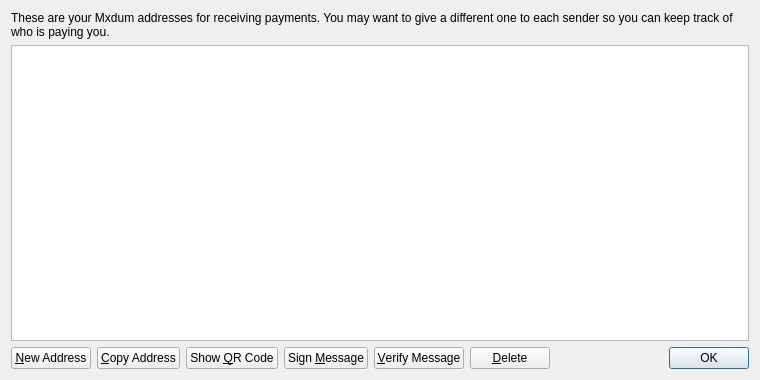
<?xml version="1.0" encoding="UTF-8"?>
<ui version="4.0">
 <class>AddressBookPage</class>
 <widget class="QWidget" name="AddressBookPage">
  <property name="geometry">
   <rect>
    <x>0</x>
    <y>0</y>
    <width>760</width>
    <height>380</height>
   </rect>
  </property>
  <property name="windowTitle">
   <string>Address Book</string>
  </property>
  <layout class="QVBoxLayout" name="verticalLayout">
   <item>
    <widget class="QLabel" name="labelExplanation">
     <property name="text">
      <string>These are your Mxdum addresses for receiving payments. You may want to give a different one to each sender so you can keep track of who is paying you.</string>
     </property>
     <property name="textFormat">
      <enum>Qt::PlainText</enum>
     </property>
     <property name="wordWrap">
      <bool>true</bool>
     </property>
    </widget>
   </item>
   <item>
    <widget class="QTableView" name="tableView">
     <property name="contextMenuPolicy">
      <enum>Qt::CustomContextMenu</enum>
     </property>
     <property name="toolTip">
      <string>Double-click to edit address or label</string>
     </property>
     <property name="tabKeyNavigation">
      <bool>false</bool>
     </property>
     <property name="selectionMode">
      <enum>QAbstractItemView::SingleSelection</enum>
     </property>
     <property name="selectionBehavior">
      <enum>QAbstractItemView::SelectRows</enum>
     </property>
     <property name="sortingEnabled">
      <bool>true</bool>
     </property>
     <attribute name="verticalHeaderVisible">
      <bool>false</bool>
     </attribute>
    </widget>
   </item>
   <item>
    <layout class="QHBoxLayout" name="horizontalLayout">
     <item>
      <widget class="QPushButton" name="newAddressButton">
       <property name="toolTip">
        <string>Create a new address</string>
       </property>
       <property name="text">
        <string>&amp;New Address</string>
       </property>
      </widget>
     </item>
     <item>
      <widget class="QPushButton" name="copyToClipboard">
       <property name="toolTip">
        <string>Copy the currently selected address to the system clipboard</string>
       </property>
       <property name="text">
        <string>&amp;Copy Address</string>
       </property>
      </widget>
     </item>
     <item>
      <widget class="QPushButton" name="showQRCode">
       <property name="text">
        <string>Show &amp;QR Code</string>
       </property>
      </widget>
     </item>
     <item>
      <widget class="QPushButton" name="signMessage">
       <property name="toolTip">
        <string>Sign a message to prove you own a Mxdum address</string>
       </property>
       <property name="text">
        <string>Sign &amp;Message</string>
       </property>
      </widget>
     </item>
     <item>
      <widget class="QPushButton" name="verifyMessage">
       <property name="toolTip">
        <string>Verify a message to ensure it was signed with a specified Mxdum address</string>
       </property>
       <property name="text">
        <string>&amp;Verify Message</string>
       </property>
      </widget>
     </item>
     <item>
      <widget class="QPushButton" name="deleteButton">
       <property name="toolTip">
        <string>Delete the currently selected address from the list</string>
       </property>
       <property name="text">
        <string>&amp;Delete</string>
       </property>
      </widget>
     </item>
     <item>
      <spacer name="horizontalSpacer">
       <property name="orientation">
        <enum>Qt::Horizontal</enum>
       </property>
       <property name="sizeHint" stdset="0">
        <size>
         <width>40</width>
         <height>20</height>
        </size>
       </property>
      </spacer>
     </item>
     <item>
      <widget class="QDialogButtonBox" name="buttonBox">
       <property name="sizePolicy">
        <sizepolicy hsizetype="Maximum" vsizetype="Fixed">
         <horstretch>0</horstretch>
         <verstretch>0</verstretch>
        </sizepolicy>
       </property>
       <property name="standardButtons">
        <set>QDialogButtonBox::Ok</set>
       </property>
      </widget>
     </item>
    </layout>
   </item>
  </layout>
 </widget>
 <resources>
  <include location="../bitcoin.qrc"/>
 </resources>
 <connections/>
</ui>
